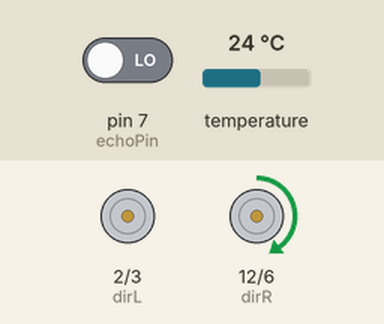
Recording of a sketch running on a simulated Arduino Uno, built with avr-gcc and run on an emulated ATmega328P. Shown: direction and speed pins drawn as motors (green arrow = direction pin HIGH = forward, orange = LOW = backward, longer = more drive). The inputs (shaded band) are chosen by the test bench; at power-on: temperature 24 °C, pin 7 (echoPin) LOW. What the sketch prints to the serial monitor is not drawn.

Above: at 2.2 s.
2.3 s: temperature set to 39.6 °C
3.8 s: temperature set to 40.7 °C
At 4.8 s:
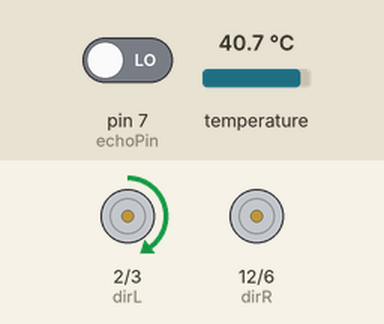
5.7 s: temperature set to 12 °C
At 8.1 s:
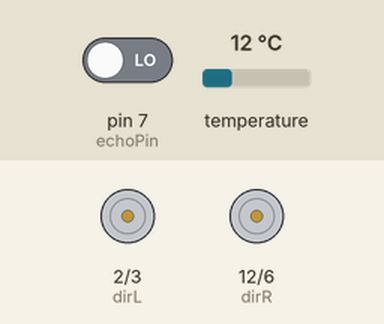
9.4 s: temperature set to 41 °C
At 9.8 s:
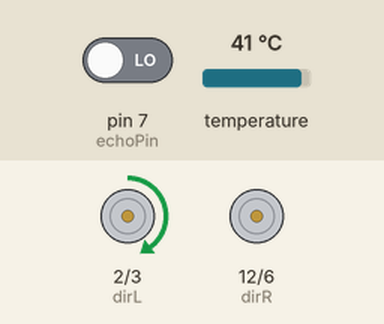
10.9 s: temperature set to 19 °C
At 13.1 s:
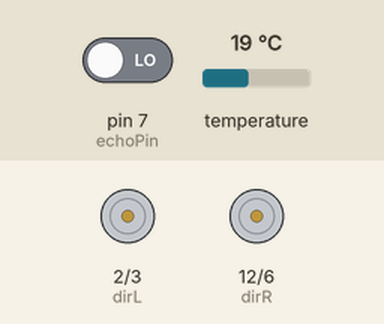
Timing chart, 0 to 15.3 s (numbered marks = the images above; inputs shaded):
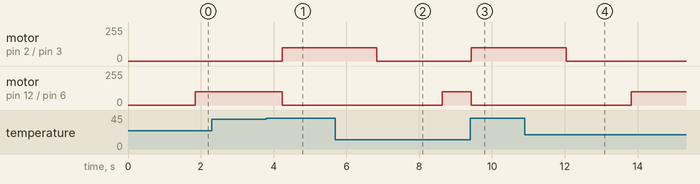

The sketch:

master_mode.ino
```cpp
#include <Wire.h>
#include <Adafruit_AMG88xx.h>

Adafruit_AMG88xx amg;

float pixels[AMG88xx_PIXEL_ARRAY_SIZE];
int usedPixels[64];
int counter = 0;
int middle = 0;
long duration;
int distance;

#define pwmL 3 // Motor pins
#define dirL 2
#define pwmR 6
#define dirR 12
#define echoPin 7 //range sensor pins
#define trigPin 5

void setup() {
  pinMode(pwmL, OUTPUT);
  pinMode(dirL, OUTPUT);
  pinMode(pwmR, OUTPUT);
  pinMode(dirR, OUTPUT);

  pinMode(trigPin, OUTPUT);
  pinMode(echoPin, INPUT);
  Serial.begin(115200);
  delay(1000);
  Serial.println("Starting");
  delay(50);

  bool status;
  status = amg.begin();
}

void left(int power = 100) {
  /* FOR NOW, TURNING A DIRECTION JUST MEANS ACTIVATING ONE MOTOR
  digitalWrite(dirL, LOW);
  digitalWrite(dirR, HIGH);
  analogWrite(pwmL, 100);
  analogWrite(pwmR, 100);*/
  digitalWrite(dirR, HIGH);
  digitalWrite(dirL, HIGH);
  analogWrite(pwmL, 0);
  analogWrite(pwmR, power);
}

void right(int power = 100) {
  /* FOR NOW, TURNING A DIRECTION JUST MEANS ACTIVATING ONE MOTOR
  digitalWrite(dirL, HIGH); //make left motor fowards
  digitalWrite(dirR, LOW); // made right motor reverse
  analogWrite(pwmL, power);
  analogWrite(pwmR, power); */
  digitalWrite(dirL, HIGH);
  digitalWrite(dirR, HIGH);
  analogWrite(pwmR, 0);
  analogWrite(pwmL, power);
}

void halt() {
  analogWrite(pwmL, 0);
  analogWrite(pwmR, 0);
}

void fowards(int power = 100) {
  digitalWrite(dirL, HIGH); //make both motors go fowards
  digitalWrite(dirR, HIGH);
  analogWrite(pwmL, power); // power the motors
  analogWrite(pwmR, power);
}

int getRange() {
  distance = 1001; // setup for while loop
  while (distance > 1000) { // takes away anomalies
    digitalWrite(trigPin, LOW);
    delay(2);

    digitalWrite(trigPin, HIGH);
    delay(10);
    digitalWrite(trigPin, LOW);

    duration = pulseIn(echoPin, HIGH);

    distance = duration * 0.034 / 2;
    delay(100);
//    Serial.print("distance:  ");
//    Serial.println(distance);
  }
  return distance;
}
void getHeat() {
  delay(100);

  counter = 0;
  for(int i = 0; i<64; i++){
    delay(10);
    usedPixels[i] =0;
  }
  //int usedPixels[63];
  amg.readPixels(pixels); //read all the pixels
  for (int x = 0; x <= 63; x++) {
    //Serial.print("in loop getheat");
    if (pixels[x] > 40) {
      counter += 1;
      usedPixels[counter] = x; //append used pixels into sepparate array
    }
  }
  middle = (usedPixels[round(counter / 2)]) % 8; // finds median of the array
}
void loop() {
  Serial.println("");
  //reset variables

  //GET HEAT:
  delay(50);
  getHeat();
  if (counter == 0) { // checks if there actually is a fire
    halt();
    left();
    Serial.print("searching");
  }
  else {

    while (!(middle > 2 && middle < 5)) {
      Serial.println("");
      if (middle > 5) {
        right();
        Serial.print("GOING RIGHT");
      }
      else if (middle < 2) {
        left();
        Serial.print("GOING LEFT");
      }
      else {
        halt();
        Serial.print("STOPPING");
        break;
      }
      getHeat();
      if (counter == 0) {
        break;
      }
    }
    if (getRange() <= 10) {
      halt();
      Serial.print("EXTINGUISHING");
      delay(1000);
      //extinguish
    }
    else {
      fowards();
      Serial.print("going forwards");
    }
  }
}
```

Measured:
- the behaviour switches between 40.1 and 40.2 °C on temperature (found by bisection; images 0 and 1)
- after the input at 3.8 s, motor on pin 2 (dirL) / pin 3 (pwmL): stopped → forward 100/255 after 0.43 s; motor on pin 12 (dirR) / pin 6 (pwmR): forward 100/255 → stopped after 0.43 s
- after the input at 5.7 s, motor on pin 2 (dirL) / pin 3 (pwmL): forward 100/255 → stopped after 1.1 s; motor on pin 12 (dirR) / pin 6 (pwmR): stopped → forward 100/255 after 2.9 s
- after the input at 9.4 s, motor on pin 2 (dirL) / pin 3 (pwmL): stopped → forward 100/255 at once; motor on pin 12 (dirR) / pin 6 (pwmR): forward 100/255 → stopped at once
- after the input at 10.9 s, motor on pin 2 (dirL) / pin 3 (pwmL): forward 100/255 → stopped after 1.1 s; motor on pin 12 (dirR) / pin 6 (pwmR): stopped → forward 100/255 after 2.9 s
